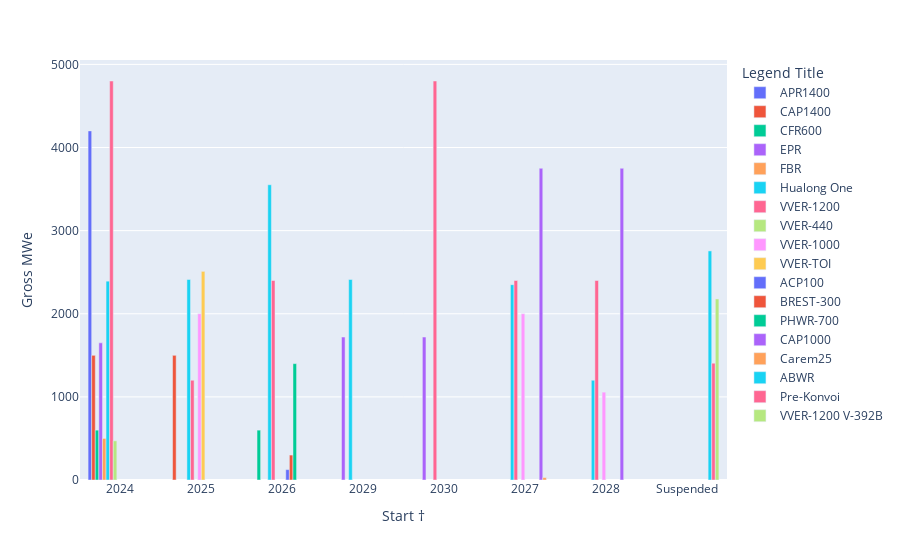

This figure's notebook cell:
### Code cell
step1_6 = mydata2.groupby(['Start †', 'Model'], as_index=False)['Gross MWe'].sum()
fig = px.bar(step1_6, x="Start †", y="Gross MWe", color='Model', barmode="group")

fig.update_layout(
    legend_title_text='Legend Title'
)
fig.show()

### Figure 1 — Plotly figure (JSON) as saved in the notebook; plotly's stock layout.template omitted (floating-point values rounded to 4 significant figures)
{"data": [{"alignmentgroup": "True", "hovertemplate": "Model=APR1400<br>Start †=%{x}<br>Gross MWe=%{y}<extra></extra>", "legendgroup": "APR1400", "marker": {"color": "#636efa", "pattern": {"shape": ""}}, "name": "APR1400", "offsetgroup": "APR1400", "orientation": "v", "showlegend": true, "textposition": "auto", "type": "bar", "x": ["2024"], "xaxis": "x", "y": [4200], "yaxis": "y"}, {"alignmentgroup": "True", "hovertemplate": "Model=CAP1400<br>Start †=%{x}<br>Gross MWe=%{y}<extra></extra>", "legendgroup": "CAP1400", "marker": {"color": "#EF553B", "pattern": {"shape": ""}}, "name": "CAP1400", "offsetgroup": "CAP1400", "orientation": "v", "showlegend": true, "textposition": "auto", "type": "bar", "x": ["2024", "2025"], "xaxis": "x", "y": [1500, 1500], "yaxis": "y"}, {"alignmentgroup": "True", "hovertemplate": "Model=CFR600<br>Start †=%{x}<br>Gross MWe=%{y}<extra></extra>", "legendgroup": "CFR600", "marker": {"color": "#00cc96", "pattern": {"shape": ""}}, "name": "CFR600", "offsetgroup": "CFR600", "orientation": "v", "showlegend": true, "textposition": "auto", "type": "bar", "x": ["2024", "2026"], "xaxis": "x", "y": [600, 600], "yaxis": "y"}, {"alignmentgroup": "True", "hovertemplate": "Model=EPR<br>Start †=%{x}<br>Gross MWe=%{y}<extra></extra>", "legendgroup": "EPR", "marker": {"color": "#ab63fa", "pattern": {"shape": ""}}, "name": "EPR", "offsetgroup": "EPR", "orientation": "v", "showlegend": true, "textposition": "auto", "type": "bar", "x": ["2024", "2029", "2030"], "xaxis": "x", "y": [1650, 1720, 1720], "yaxis": "y"}, {"alignmentgroup": "True", "hovertemplate": "Model=FBR<br>Start †=%{x}<br>Gross MWe=%{y}<extra></extra>", "legendgroup": "FBR", "marker": {"color": "#FFA15A", "pattern": {"shape": ""}}, "name": "FBR", "offsetgroup": "FBR", "orientation": "v", "showlegend": true, "textposition": "auto", "type": "bar", "x": ["2024"], "xaxis": "x", "y": [500], "yaxis": "y"}, {"alignmentgroup": "True", "hovertemplate": "Model=Hualong One<br>Start †=%{x}<br>Gross MWe=%{y}<extra></extra>", "legendgroup": "Hualong One", "marker": {"color": "#19d3f3", "pattern": {"shape": ""}}, "name": "Hualong One", "offsetgroup": "Hualong One", "orientation": "v", "showlegend": true, "textposition": "auto", "type": "bar", "x": ["2024", "2025", "2026", "2027", "2028", "2029"], "xaxis": "x", "y": [2392, 2412, 3552, 2350, 1200, 2412], "yaxis": "y"}, {"alignmentgroup": "True", "hovertemplate": "Model=VVER-1200<br>Start †=%{x}<br>Gross MWe=%{y}<extra></extra>", "legendgroup": "VVER-1200", "marker": {"color": "#FF6692", "pattern": {"shape": ""}}, "name": "VVER-1200", "offsetgroup": "VVER-1200", "orientation": "v", "showlegend": true, "textposition": "auto", "type": "bar", "x": ["2024", "2025", "2026", "2027", "2028", "2030"], "xaxis": "x", "y": [4800, 1200, 2400, 2400, 2400, 4800], "yaxis": "y"}, {"alignmentgroup": "True", "hovertemplate": "Model=VVER-440<br>Start †=%{x}<br>Gross MWe=%{y}<extra></extra>", "legendgroup": "VVER-440", "marker": {"color": "#B6E880", "pattern": {"shape": ""}}, "name": "VVER-440", "offsetgroup": "VVER-440", "orientation": "v", "showlegend": true, "textposition": "auto", "type": "bar", "x": ["2024"], "xaxis": "x", "y": [471], "yaxis": "y"}, {"alignmentgroup": "True", "hovertemplate": "Model=VVER-1000<br>Start †=%{x}<br>Gross MWe=%{y}<extra></extra>", "legendgroup": "VVER-1000", "marker": {"color": "#FF97FF", "pattern": {"shape": ""}}, "name": "VVER-1000", "offsetgroup": "VVER-1000", "orientation": "v", "showlegend": true, "textposition": "auto", "type": "bar", "x": ["2025", "2027", "2028"], "xaxis": "x", "y": [2000, 2000, 1057], "yaxis": "y"}, {"alignmentgroup": "True", "hovertemplate": "Model=VVER-TOI<br>Start †=%{x}<br>Gross MWe=%{y}<extra></extra>", "legendgroup": "VVER-TOI", "marker": {"color": "#FECB52", "pattern": {"shape": ""}}, "name": "VVER-TOI", "offsetgroup": "VVER-TOI", "orientation": "v", "showlegend": true, "textposition": "auto", "type": "bar", "x": ["2025"], "xaxis": "x", "y": [2510], "yaxis": "y"}, {"alignmentgroup": "True", "hovertemplate": "Model=ACP100<br>Start †=%{x}<br>Gross MWe=%{y}<extra></extra>", "legendgroup": "ACP100", "marker": {"color": "#636efa", "pattern": {"shape": ""}}, "name": "ACP100", "offsetgroup": "ACP100", "orientation": "v", "showlegend": true, "textposition": "auto", "type": "bar", "x": ["2026"], "xaxis": "x", "y": [125], "yaxis": "y"}, {"alignmentgroup": "True", "hovertemplate": "Model=BREST-300<br>Start †=%{x}<br>Gross MWe=%{y}<extra></extra>", "legendgroup": "BREST-300", "marker": {"color": "#EF553B", "pattern": {"shape": ""}}, "name": "BREST-300", "offsetgroup": "BREST-300", "orientation": "v", "showlegend": true, "textposition": "auto", "type": "bar", "x": ["2026"], "xaxis": "x", "y": [300], "yaxis": "y"}, {"alignmentgroup": "True", "hovertemplate": "Model=PHWR-700<br>Start †=%{x}<br>Gross MWe=%{y}<extra></extra>", "legendgroup": "PHWR-700", "marker": {"color": "#00cc96", "pattern": {"shape": ""}}, "name": "PHWR-700", "offsetgroup": "PHWR-700", "orientation": "v", "showlegend": true, "textposition": "auto", "type": "bar", "x": ["2026"], "xaxis": "x", "y": [1400], "yaxis": "y"}, {"alignmentgroup": "True", "hovertemplate": "Model=CAP1000<br>Start †=%{x}<br>Gross MWe=%{y}<extra></extra>", "legendgroup": "CAP1000", "marker": {"color": "#ab63fa", "pattern": {"shape": ""}}, "name": "CAP1000", "offsetgroup": "CAP1000", "orientation": "v", "showlegend": true, "textposition": "auto", "type": "bar", "x": ["2027", "2028"], "xaxis": "x", "y": [3750, 3750], "yaxis": "y"}, {"alignmentgroup": "True", "hovertemplate": "Model=Carem25<br>Start †=%{x}<br>Gross MWe=%{y}<extra></extra>", "legendgroup": "Carem25", "marker": {"color": "#FFA15A", "pattern": {"shape": ""}}, "name": "Carem25", "offsetgroup": "Carem25", "orientation": "v", "showlegend": true, "textposition": "auto", "type": "bar", "x": ["2027"], "xaxis": "x", "y": [29], "yaxis": "y"}, {"alignmentgroup": "True", "hovertemplate": "Model=ABWR<br>Start †=%{x}<br>Gross MWe=%{y}<extra></extra>", "legendgroup": "ABWR", "marker": {"color": "#19d3f3", "pattern": {"shape": ""}}, "name": "ABWR", "offsetgroup": "ABWR", "orientation": "v", "showlegend": true, "textposition": "auto", "type": "bar", "x": ["Suspended"], "xaxis": "x", "y": [2756], "yaxis": "y"}, {"alignmentgroup": "True", "hovertemplate": "Model=Pre-Konvoi<br>Start †=%{x}<br>Gross MWe=%{y}<extra></extra>", "legendgroup": "Pre-Konvoi", "marker": {"color": "#FF6692", "pattern": {"shape": ""}}, "name": "Pre-Konvoi", "offsetgroup": "Pre-Konvoi", "orientation": "v", "showlegend": true, "textposition": "auto", "type": "bar", "x": ["Suspended"], "xaxis": "x", "y": [1405], "yaxis": "y"}, {"alignmentgroup": "True", "hovertemplate": "Model=VVER-1200 V-392B<br>Start †=%{x}<br>Gross MWe=%{y}<extra></extra>", "legendgroup": "VVER-1200 V-392B", "marker": {"color": "#B6E880", "pattern": {"shape": ""}}, "name": "VVER-1200 V-392B", "offsetgroup": "VVER-1200 V-392B", "orientation": "v", "showlegend": true, "textposition": "auto", "type": "bar", "x": ["Suspended"], "xaxis": "x", "y": [2178], "yaxis": "y"}], "layout": {"barmode": "group", "legend": {"title": {"text": "Legend Title"}, "tracegroupgap": 0}, "margin": {"t": 60}, "xaxis": {"anchor": "y", "domain": [0, 1], "title": {"text": "Start †"}}, "yaxis": {"anchor": "x", "domain": [0, 1], "title": {"text": "Gross MWe"}}}}
